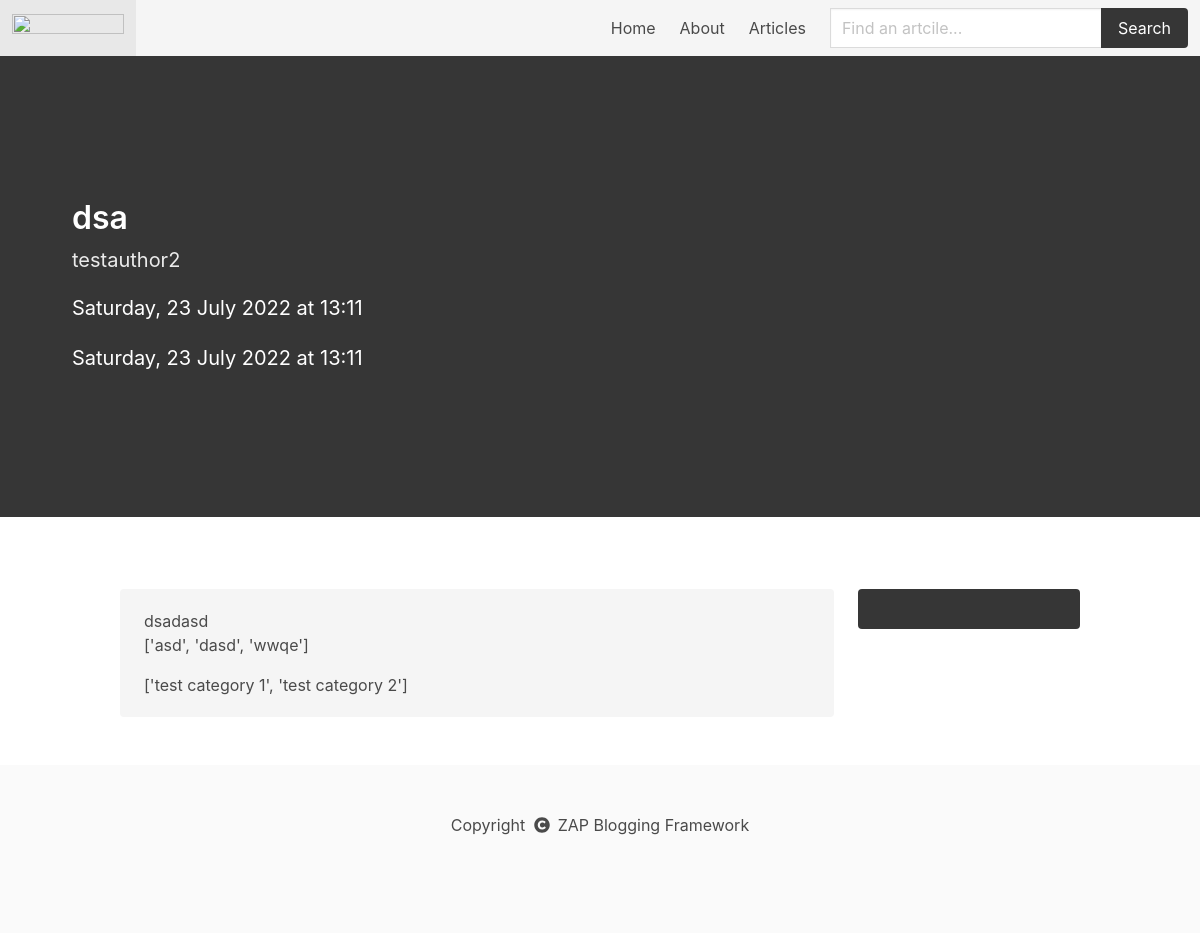
Screenshot of /article/dsa/ with the database file from the repository.
### model.py (models this page shows)
class Articles(db.Model):
    id = db.Column(db.Integer, primary_key=True)
    title = db.Column(db.String(250))
    author = db.Column(db.String(250), db.ForeignKey('users.name'))
    link = db.Column(db.String(250))
    content = db.Column(db.Text)
    summary = db.Column(db.Text)
    date_posted = db.Column(db.DateTime)
    date_updated = db.Column(db.DateTime)
    tags = db.Column(db.PickleType())
    categories = db.Column(db.PickleType())

### public.py (the view)
@public.route('/article/<title>/')
def article(title):
    article = Articles.query.filter_by(link=title).first_or_404()
    datePosted = dates.format_datetime(article.date_posted, "EEEE, d MMMM y 'at' HH:mm")
    dateUpdated = dates.format_datetime(article.date_updated, "EEEE, d MMMM y 'at' HH:mm")
    return render_template('article.html', article=articleSchema.dump(article), date_posted=datePosted, date_updated=dateUpdated)

### forms.py
class SearchForm(FlaskForm):
    searched = StringField('Searched', validators=[DataRequired()])
    submit = SubmitField('Submit')

### public.py (called while the page is built)
@public.context_processor
def base():
    form = SearchForm()
    return dict(form=form)

### templates/article.html
{% extends 'post-base.html' %}
{% block hero %}
<p class="title">
    {{article.title}}
</p>
<p class="subtitle">
    {{article.author}}
</p>
<p>
    {{date_posted}}
</p>
<p>
    {{date_updated}}
</p>
{% endblock %}
{% block article %}
{{article.content}}
<p>
    {{article.tags}}
</p>
<p>
    {{article.categories}}
</p>
{% endblock %}

### rows the page displays
Articles: title "dsa", author "testauthor2", content "dsadasd"

### other values shown
{{ date_posted }} "Saturday, 23 July 2022 at 13:11"
{{ date_updated }} "Saturday, 23 July 2022 at 13:11"
{{ article.tags }} "['asd', 'dasd', 'wwqe']"
{{ article.categories }} "['test category 1', 'test category 2']"
{{ config['SITE_NAME'] }} "ZAP Blogging Framework"
